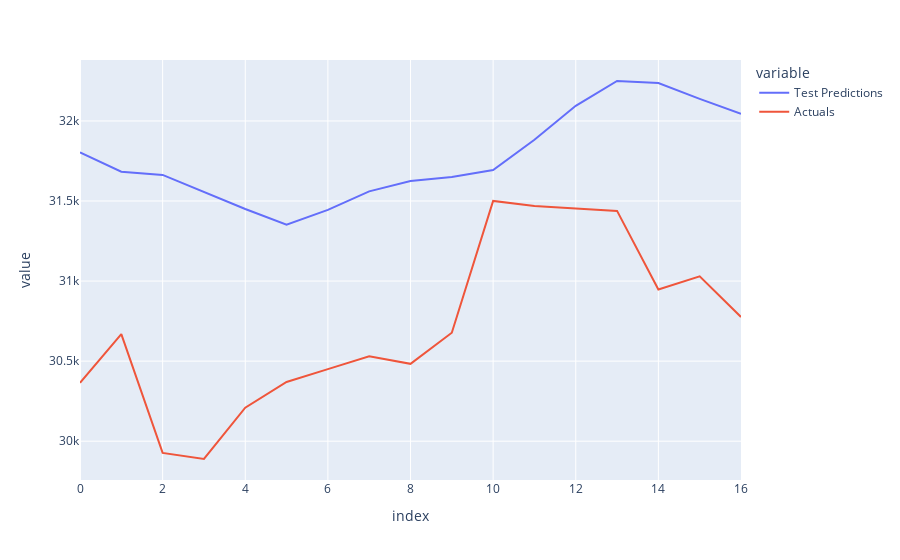

The notebook cell this image was saved under:
### Code cell
fig = px.line(test_results1)
fig.show()

### Figure 1 — Plotly figure (JSON) as saved in the notebook; plotly's stock layout.template omitted (floating-point values rounded to 4 significant figures)
{"data": [{"hovertemplate": "variable=Test Predictions<br>index=%{x}<br>value=%{y}<extra></extra>", "legendgroup": "Test Predictions", "line": {"color": "#636efa", "dash": "solid"}, "marker": {"symbol": "circle"}, "mode": "lines", "name": "Test Predictions", "orientation": "v", "showlegend": true, "type": "scatter", "x": [0, 1, 2, 3, 4, 5, 6, 7, 8, 9, 10, 11, 12, 13, 14, 15, 16], "xaxis": "x", "y": [31800.0, 31680.0, 31660.0, 31560.0, 31450.0, 31350.0, 31440.0, 31560.0, 31630.0, 31650.0, 31690.0, 31880.0, 32090.0, 32250.0, 32240.0, 32140.0, 32040.0], "yaxis": "y"}, {"hovertemplate": "variable=Actuals<br>index=%{x}<br>value=%{y}<extra></extra>", "legendgroup": "Actuals", "line": {"color": "#EF553B", "dash": "solid"}, "marker": {"symbol": "circle"}, "mode": "lines", "name": "Actuals", "orientation": "v", "showlegend": true, "type": "scatter", "x": [0, 1, 2, 3, 4, 5, 6, 7, 8, 9, 10, 11, 12, 13, 14, 15, 16], "xaxis": "x", "y": [30360.0, 30670.0, 29930.0, 29890.0, 30210.0, 30370.0, 30450.0, 30530.0, 30480.0, 30680.0, 31500.0, 31470.0, 31450.0, 31440.0, 30950.0, 31030.0, 30780.0], "yaxis": "y"}], "layout": {"legend": {"title": {"text": "variable"}, "tracegroupgap": 0}, "margin": {"t": 60}, "xaxis": {"anchor": "y", "domain": [0, 1], "title": {"text": "index"}}, "yaxis": {"anchor": "x", "domain": [0, 1], "title": {"text": "value"}}}}
